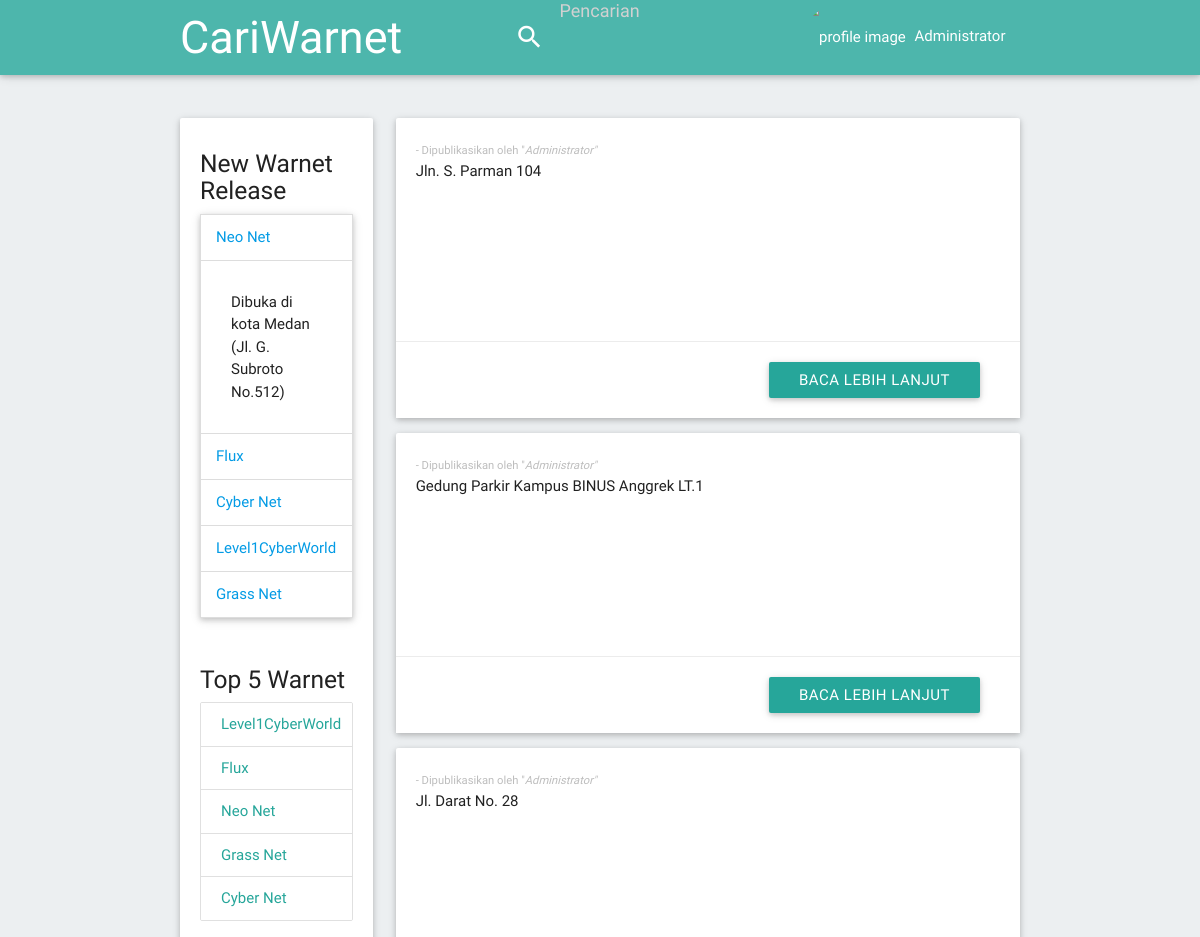
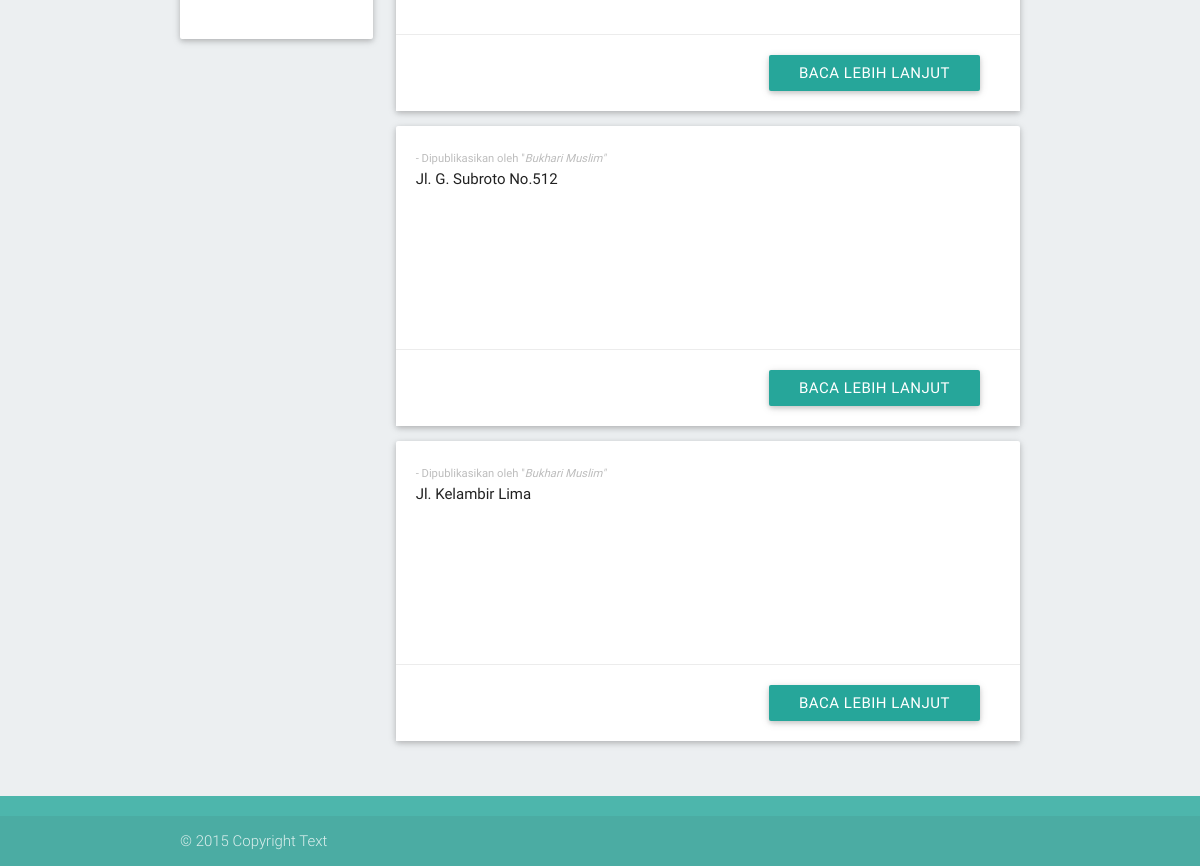
Screenshot of /home (signed in) with the database file from the repository (2 pictures, top to bottom).
### tables this page shows
CREATE TABLE `tblwarnet` (
  `wrnet_id` int(8) NOT NULL,
  `wrnet_owner` int(8) NOT NULL,
  `wrnet_name` varchar(64) NOT NULL,
  `wrnet_alamat` varchar(200) DEFAULT '',
  `wrnet_kota` varchar(50) DEFAULT '',
  `wrnet_phone` varchar(30) DEFAULT NULL,
  `wrnet_img` longblob,
  `wrnet_img_nm` varchar(50) DEFAULT '',
  `wrnet_add` datetime NOT NULL,
  `wrnet_f_printer` tinyint(1) DEFAULT '0',
  `wrnet_f_pulsa` tinyint(1) DEFAULT '0',
  `wrnet_f_game` tinyint(1) DEFAULT '0',
  `wrnet_f_ketik` tinyint(1) DEFAULT '0',
  `wrnet_f_acc` tinyint(1) DEFAULT '0',
  `wrnet_f_otr` tinyint(1) DEFAULT '0'
);

CREATE TABLE `tblmember` (
  `mbr_id` int(8) NOT NULL,
  `mbr_username` varchar(64) NOT NULL,
  `mbr_password` varchar(32) NOT NULL,
  `mbr_name` varchar(200) NOT NULL,
  `mbr_email` varchar(64) NOT NULL,
  `mbr_tempat_lhr` varchar(100) DEFAULT '',
  `mbr_tgl_lhr` datetime(6) NOT NULL,
  `mbr_phone` varchar(30) DEFAULT '',
  `mbr_mode` tinyint(4) DEFAULT '1',
  `mbr_img` longblob,
  `mbr_img_nm` varchar(50) DEFAULT ''
);

### home/home.php (called while the page is built, shortened)
<?php
$par = "";
$query = "SELECT *, mbr_name AS wrnet_owner_nm FROM tblwarnet LEFT JOIN tblmember ON tblmember.mbr_id = tblwarnet.wrnet_owner ";
$newQuery = "SELECT * FROM tblwarnet ORDER BY wrnet_add DESC LIMIT 5";
$topQuery = "SELECT wrnet_id, wrnet_name, COUNT(com_id) AS Total FROM tblwarnet LEFT JOIN tblcomment ON tblwarnet.wrnet_id = tblcomment.com_warnet_id GROUP BY wrnet_id, wrnet_name ORDER BY Total DESC LIMIT 5";
$hasilNew = mysql_query($newQuery);
$jlhNew = mysql_num_rows($hasilNew);
$hasilTop = mysql_query($topQuery);
$jlhTop = mysql_num_rows($hasilTop);
$hasil = mysql_query($query);
?>

### options/myLib.php (called while the page is built, shortened)
<?php
if (!empty($_SESSION["userId"])) $sessionId = $_SESSION["userId"];
if (!empty($_SESSION["nama"])) $sessionName = $_SESSION["nama"];
?>

### home/index.php (the view, shortened to what this page needs)
<?php
include("../options/myLib.php");
$isLogin = !empty($sessionUsername);
include("home.php");
?>
<!DOCTYPE html>
<html lang="en">
<head>
<?php
include("../options/initial.php");
?>
	<link type="text/css" rel="stylesheet" href="<?=$prefix?>css/page.init.css" />
</head>
<body id="main-page" class="blue-grey lighten-5">
	<header>
		<nav class="teal lighten-2">
			<div class="container">
				<div class="nav-wrapper">
					<a href="<?=$prefix?>home" class="brand-logo">CariWarnet</a>
					<ul class="right hide-on-med-and-down">
						<li>
							<form name="search_1" method="get" action="<?=$prefix?>home">
								<div class="input-field">
									<input id="search1" type="search" name="search" placeholder="Pencarian" value="<?php echo $par ?>">
									<label for="search1"><i class="material-icons">search</i></label>
									<i class="material-icons">close</i>
								</div>
							</form>
						</li>
						<li <?php if (!$isLogin) echo "class=\"hide\""; ?>>
							<a href="#" class="waves-effect waves-light dropdown-button" data-activates="dropdownUser1">
                                <img src="<?= $prefix . "profile/display.php?id=" .$sessionId?>" alt="profile image" class="circle responsive-img profile profile-img">
								<?php echo $sessionName; ?>
							</a>
						</li>
					</ul>
				</div>
			</div>
		</nav>
	</header>
	<main>
		<div class="container">
			<div class="row">
				<div class="col s3">
                    <div class="card-panel">
                        <div class="row">
                            <div class="col s12">
                                <h5>New Warnet Release</h5>
                                <ul class="collapsible" data-collapsible="accordion">
                                    <?php
                                    $counter = 0;
                                    if ($jlhNew > 0)
                                    {
                                        while($dataNew=mysql_fetch_array($hasilNew)) {
                                            $active = "";
                                            if ($counter == 0) {
                                                $active = " active";
                                                $counter++;
                                            }
                                    ?>
                                    <li>
                                        <div class="collapsible-header<?=$active?>">
                                            <a href="<?=$prefix?>warnet?id=<?=$dataNew['wrnet_id']?>"><?=$dataNew['wrnet_name']?></a>
                                        </div>
                                        <div class="collapsible-body">
                                            <p>
                                                Dibuka di kota <?=$dataNew['wrnet_kota']?> (<?=$dataNew['wrnet_alamat']?>)
                                            </p>
                                        </div>
                                    </li>
                                    <?php
                                        }
                                    }
                                    ?>
                                </ul>
                            </div>
                        </div>
                        <div class="row">
                            <div class="col s12">
                                <h5>Top 5 Warnet</h5>
                                <div class="collection">
                                    <?php
                                    if ($jlhTop > 0)
                                    {
                                        while($dataTop=mysql_fetch_array($hasilTop)) {
                                    ?>
                                    <a href="<?=$prefix?>warnet?id=<?=$dataTop['wrnet_id']?>" class="collection-item"><?=$dataTop['wrnet_name']?></a>
                                    <?php
                                        }
                                    }
                                    ?>
                                </div>
                            </div>
                        </div>
                    </div>
                </div>
				<div class="col s9">
                        <?php
					while ($data=mysql_fetch_array($hasil))
					{
					?>
					<div class="card small">
						<div class="card-content">
                            <small class="grey-text text-lighten-1">- Dipublikasikan oleh "<i><?=$data["wrnet_owner_nm"]?>"</i></small>
							<p><?=$data["wrnet_alamat"]?></p>
						</div>
						<div class="card-action" style="text-align: right">
							<a href="<?=$prefix?>warnet?id=<?=$data["wrnet_id"]?>" class="waves-effect waves-light btn white-text">Baca lebih lanjut</a>
						</div>
					</div>
					<?php
					}
					?>
				</div>
			</div>
		</div>
	</main>
	<footer class="page-footer teal lighten-2 main">
		<div class="footer-copyright">
			<div class="container">© 2015 Copyright Text
	</footer>
</body>
</html>

### css/page.init.css (style rules this page uses)
body#main-page { display: flex; min-height: 100vh; flex-direction: column; }
body#main-page main { padding-top: 110px; flex: 1 0 auto; }
body#main-page header { width: 100%; position: fixed; top: 0; left: 0; z-index: 999; -webkit-transition: height 0.3s; -moz-transition: height 0.3s; -ms-transition: height 0.3s; -o-transition: height 0.3s; transition: height 0.3s; }
body#main-page header nav .brand-logo { font-size: 3rem; }
body#main-page header nav, body#main-page header nav * { -webkit-transition: all 0.3s; -moz-transition: all 0.3s; -ms-transition: all 0.3s; -o-transition: all 0.3s; transition: all 0.3s; }
body#main-page header nav .nav-wrapper > ul > li > a { margin-top: -3px; }
body#main-page header nav { height: 75px; }
body#main-page header nav, body#main-page header nav .nav-wrapper i, body#main-page header nav a.button-collapse, body#main-page header nav a.button-collapse i { line-height: 75px; }
.nav-wrapper input[type="search"] { margin-bottom: 0px !important; }
img.profile-img { width: 2.5rem; margin-right: 5px; height: 2.5rem; }
img.comment-img, img.profile-img, img.profile-img.small-pic { vertical-align: middle; overflow: hidden; }

### rows the page displays
tblwarnet: wrnet_name "Neo Net", wrnet_kota "Medan", wrnet_alamat "Jl. G. Subroto No.512", tblmember.mbr_name "Bukhari Muslim"
tblwarnet: wrnet_name "Flux", tblmember.mbr_name "Administrator", wrnet_alamat "Jln. S. Parman 104"
tblwarnet: wrnet_name "Cyber Net", tblmember.mbr_name "Administrator", wrnet_alamat "Jl. Darat No. 28"
tblwarnet: wrnet_name "Level1CyberWorld", tblmember.mbr_name "Administrator", wrnet_alamat "Gedung Parkir Kampus BINUS Anggrek LT.1"
tblwarnet: wrnet_name "Grass Net", tblmember.mbr_name "Bukhari Muslim", wrnet_alamat "Jl. Kelambir Lima"

### other values shown
$sessionName "Administrator"
